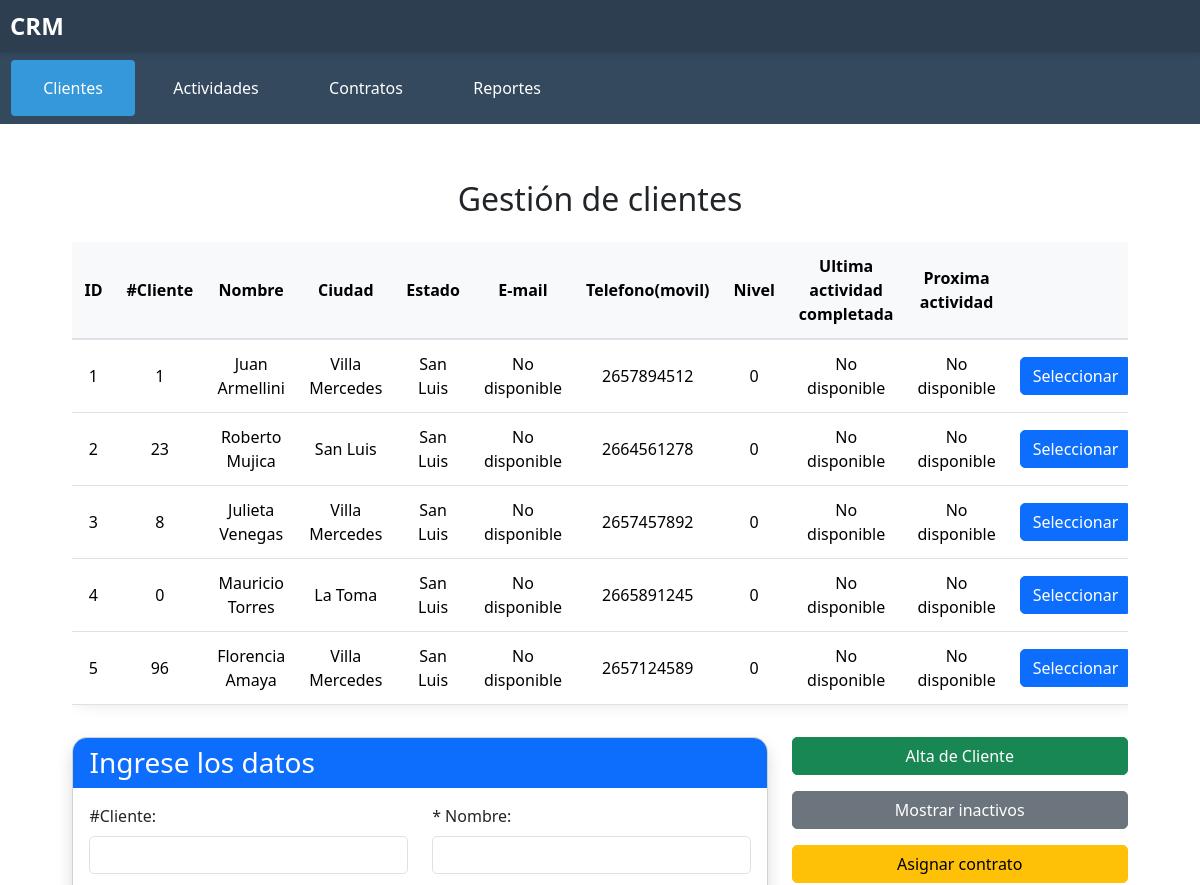
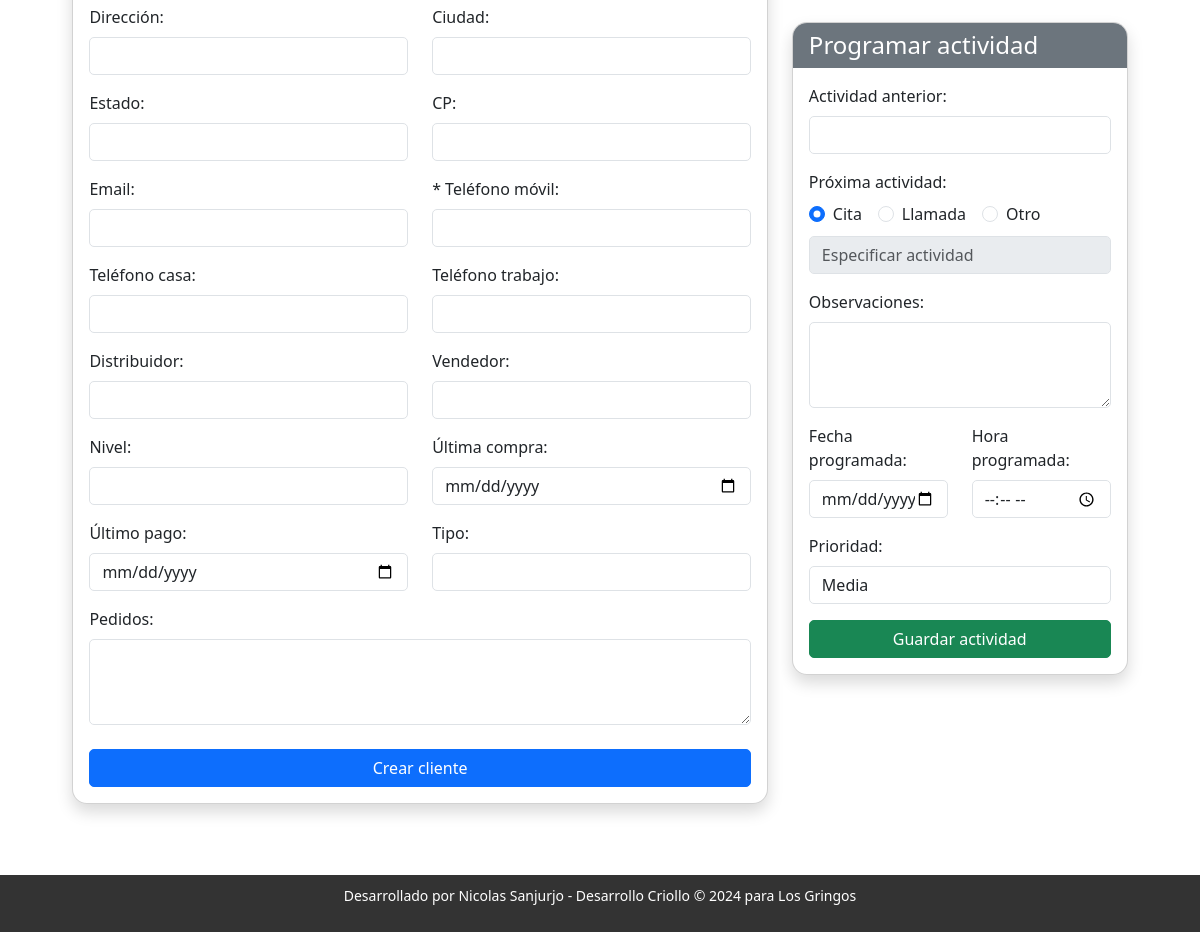
/clientes/, run on the app's committed database (2 pictures, top to bottom).
### main/models.py (models this page shows, shortened)
class Cliente(models.Model):
    numero_cliente = models.SmallIntegerField()
    nombre = models.CharField(max_length=100)
    direccion = models.CharField(max_length=140, default="No disponible", blank=True, null=True)
    ciudad = models.CharField(max_length=140, default="No disponible", blank=True, null=True)
    estado = models.CharField(max_length=140, default="No disponible", blank=True, null=True)
    cp = models.CharField(max_length=10, default="No disponible", blank=True, null=True)
    email = models.EmailField(blank=True, null=True)
    telefono_casa = models.CharField(max_length=20, default="No disponible", blank=True, null=True)
    telefono_trabajo = models.CharField(max_length=20, default="No disponible", blank=True, null=True)
    telefono_movil = models.CharField(max_length=20, default="No disponible", blank=True, null=True)
    distribuidor = models.CharField(max_length=25, default="No disponible", blank=True, null=True)
    vendedor = models.CharField(max_length=25, default="No disponible", blank=True, null=True)
    nivel = models.SmallIntegerField(blank=True, null=True)
    ultima_compra = models.CharField(max_length=140, default="No disponible")
    ultimo_pago = models.CharField(max_length=140, default="No disponible")
    pedidos = models.TextField(default="No disponible", blank=True, null=True)
    tipo = models.CharField(max_length=140, default="No disponible", blank=True, null=True)
    activo = models.BooleanField(default=True)  # True para activo, False para inactivo
    ultima_actividad = models.CharField(max_length=140, default="No disponible")
    proxima_actividad = models.CharField(max_length=140, default="No disponible")

### main/views.py (the view)
# urls.py: path('clientes/', views.clientes, name='clientes'),
def clientes(request):
    clientes = Cliente.objects.all()
    return render(request, 'main/clientes.html', {'clientes': clientes})

### templates/main/clientes.html (shortened to what this page needs)
{% extends "main/index.html" %}
{% load static %}
{% block css %}<link rel="stylesheet" type="text/css" href="{% static 'css/clientes.css' %}">{% endblock  %}
{% block content %}
<div class="container mt-4">
  <h2 class="text-center mb-4">Gestión de clientes</h2>
  <div class="table-responsive">
    <table id="clientesTable" class="table table-hover">
      <thead class="table-light">
        <tr>
          <th>ID</th>
          <th>#Cliente</th>
          <th>Nombre</th>
          <th>Ciudad</th>
          <th>Estado</th>
          <th>E-mail</th>
          <th>Telefono(movil)</th>
          <th>Nivel</th>
          <th>Ultima actividad completada</th>
          <th>Proxima actividad</th>
          <th></th>
        </tr>
      </thead>
      <tbody>
        {% for cliente in clientes %}
        {% if cliente.activo %}
        <tr class="cliente-row" data-id="{{ cliente.id }}"
            data-numcliente="{{ cliente.numero_cliente }}"
            data-nombre="{{ cliente.nombre }}"
            data-direccion="{{ cliente.direccion }}"
            data-ciudad="{{ cliente.ciudad }}"
            data-estado="{{ cliente.estado }}"
            data-cp="{{ cliente.cp }}"
            data-email="{{ cliente.email }}"
            data-telcasa="{{ cliente.telefono_casa }}"
            data-teltrabajo="{{ cliente.telefono_trabajo }}"
            data-telmovil="{{ cliente.telefono_movil }}"
            data-distribuidor="{{ cliente.distribuidor }}"
            data-vendedor="{{ cliente.vendedor }}"
            data-nivel="{{ cliente.nivel }}"
            data-ultimacompra="{{ cliente.ultima_compra }}"
            data-ultimopago="{{ cliente.ultimo_pago }}"
            data-pedidos="{{ cliente.pedidos }}"
            data-tipo="{{ cliente.tipo }}"
            data-ultima-actividad="{{ cliente.ultima_actividad }}">
            <td>{{ cliente.id }}</td>
            <td>{{ cliente.numero_cliente }}</td>
            <td>{{ cliente.nombre }}</td>
            <td>{{ cliente.ciudad }}</td>
            <td>{{ cliente.estado }}</td>
            <td>{{ cliente.email }}</td>
            <td>{{ cliente.telefono_movil }}</td>
            <td>{{ cliente.nivel }}</td>
            <td>{{ cliente.ultima_actividad|default:"No disponible" }}</td>
            <td>{{ cliente.proxima_actividad|default:"No disponible" }}</td>
          <td><button type="button" class="btn btn-primary seleccionar-cliente">Seleccionar</button></td>
        </tr>
        {% endif %}
        {% endfor %}
      </tbody>
    </table>
  </div>
  <div class="row">
    <div class="col-lg-8 mb-4">
      <div class="card shadow">
        <div class="card-header bg-primary text-white">
          <h3 id="formTitle" class="card-title mb-0">Ingrese los datos</h3>
        </div>
        <div class="card-body">
          <form id="clienteForm" method="POST" action="">
            <div class="row mb-3">
              <div class="col-md-6">
                <label for="#cliente" class="form-label">#Cliente:</label>
                <input type="text" id="numcliente" name="numcliente" class="form-control">
              </div>
              <div class="col-md-6">
                <label for="nombre" class="form-label">* Nombre:</label>
                <input type="text" id="nombre" name="nombre" class="form-control" required>
              </div>
            </div>
            <div class="row mb-3">
              <div class="col-md-6">
                <label for="direccion" class="form-label">Dirección:</label>
                <input type="text" id="direccion" name="direccion" class="form-control">
              </div>
              <div class="col-md-6">
                <label for="ciudad" class="form-label">Ciudad:</label>
                <input type="text" id="ciudad" name="ciudad" class="form-control">
              </div>
            </div>
            <div class="row mb-3">
              <div class="col-md-6">
                <label for="estado" class="form-label">Estado:</label>
                <input type="text" id="estado" name="estado" class="form-control">
              </div>
              <div class="col-md-6">
                <label for="CP" class="form-label">CP:</label>
                <input type="text" id="CP" name="CP" class="form-control">
              </div>
            </div>
            <div class="row mb-3">
              <div class="col-md-6">
                <label for="email" class="form-label">Email:</label>
                <input type="email" id="email" name="email" class="form-control">
              </div>
              <div class="col-md-6">
                <label for="telmovil" class="form-label">* Teléfono móvil:</label>
                <input type="text" id="telmovil" name="telmovil" class="form-control" required>
              </div>
            </div>
            <div class="row mb-3">
              <div class="col-md-6">
                <label for="telcasa" class="form-label">Teléfono casa:</label>
                <input type="text" id="telcasa" name="telcasa" class="form-control">
              </div>
              <div class="col-md-6">
                <label for="teltrabajo" class="form-label">Teléfono trabajo:</label>
                <input type="textr" id="teltrabajo" name="teltrabajo" class="form-control">
              </div>
            </div>
            <div class="row mb-3">
              <div class="col-md-6">
                <label for="distribuidor" class="form-label">Distribuidor:</label>
                <input type="text" id="distribuidor" name="distribuidor" class="form-control">
              </div>
              <div class="col-md-6">
                <label for="vendedor" class="form-label">Vendedor:</label>
                <input type="text" id="vendedor" name="vendedor" class="form-control">
              </div>
            </div>
            <div class="row mb-3">
              <div class="col-md-6">
                <label for="nivel" class="form-label">Nivel:</label>
                <input type="text" id="nivel" name="nivel" class="form-control">
              </div>
              <div class="col-md-6">
                <label for="ultimacompra" class="form-label">Última compra:</label>
                <input type="date" id="ultimacompra" name="ultimacompra" class="form-control">
              </div>
            </div>
            <div class="row mb-3">
              <div class="col-md-6">
                <label for="ultimopago" class="form-label">Último pago:</label>
                <input type="date" id="ultimopago" name="ultimopago" class="form-control">
              </div>
              <div class="col-md-6">
                <label for="tipo" class="form-label">Tipo:</label>
                <input type="text" id="tipo" name="tipo" class="form-control">
              </div>
            </div>
            <div class="row mb-3">
              <div class="col-md-12">
                <label for="pedidos" class="form-label">Pedidos:</label>
                <textarea id="pedidos" name="pedidos" class="form-control" rows="3"></textarea>
              </div>
            </div>
            <div class="mt-4">
              <button type="submit" id="createClient" class="btn btn-primary w-100">Crear cliente</button>
            </div>
          </form>
        </div>
      </div>
    </div>
    <div class="col-lg-4">
      <div class="d-flex flex-column gap-3 mb-4">
        <button id="newClientButton" class="btn btn-success w-100">Alta de Cliente</button>
        <button id="showInactiveClients" class="btn btn-secondary w-100">Mostrar inactivos</button>
        <button id="asignarContrato" class="btn btn-warning w-100">Asignar contrato</button>
      </div>
      <div class="card shadow">
        <div class="card-header bg-secondary text-white">
          <h4 class="mb-0">Programar actividad</h4>
        </div>
        <div class="card-body">
          <form id="activityForm" method="POST" action="">
            <div class="mb-3">
              <label for="actividadRealizada" class="form-label">Actividad anterior:</label>
              <input type="text" id="actividadRealizada" name="actividadRealizada" class="form-control" readonly>
            </div>
            <div class="mb-3">
              <label for="proximaActividad" class="form-label">Próxima actividad:</label>
              <div class="d-flex gap-3 align-items-center">
                <div class="form-check">
                  <input class="form-check-input" type="radio" name="tipoActividad" id="actividadCita" value="Cita" checked>
                  <label class="form-check-label" for="actividadCita">Cita</label>
                </div>
                <div class="form-check">
                  <input class="form-check-input" type="radio" name="tipoActividad" id="actividadLlamada" value="Llamada">
                  <label class="form-check-label" for="actividadLlamada">Llamada</label>
                </div>
                <div class="form-check">
                  <input class="form-check-input" type="radio" name="tipoActividad" id="actividadOtro" value="Otro">
                  <label class="form-check-label" for="actividadOtro">Otro</label>
                </div>
              </div>
              <input type="text"  maxlength="25" id="proximaActividad" name="proximaActividad" class="form-control mt-2" placeholder="Especificar actividad" disabled required>
            </div>
            <div class="mb-3">
              <label for="observaciones" class="form-label">Observaciones:</label>
              <textarea id="observaciones" name="observaciones" class="form-control" rows="3"></textarea>
            </div>
            <div class="row">
              <div class="col-md-6 mb-3">
                <label for="fechaProgramada" class="form-label">Fecha programada:</label>
                <input type="date" id="fechaProgramada" name="fechaProgramada" class="form-control" required>
              </div>
              <div class="col-md-6 mb-3">
                <label for="horaProgramada" class="form-label">Hora programada:</label>
                <input type="time" id="horaProgramada" name="horaProgramada" class="form-control">
              </div>
            </div>
            <div class="mb-3">
              <label for="prioridad" class="form-label">Prioridad:</label>
              <select id="prioridad" name="prioridad" class="form-control" required>
                <option value="Media" selected>Media</option>
              </select>
            </div>
            <button type="submit" id="saveActivity" class="btn btn-success w-100">Guardar actividad</button>
          </form>
      </div>
    </div>
  </div>
</div>
</div>
<link rel="stylesheet" href="https://cdn.datatables.net/2.1.8/css/dataTables.dataTables.min.css">
{% endblock %}

### templates/main/index.html (shortened to what this page needs)
<!DOCTYPE html>
<html lang="en">
<head>
  <link href="https://cdn.jsdelivr.net/npm/bootstrap@5.3.3/dist/css/bootstrap.min.css" rel="stylesheet">
  {% block css %}{% endblock css %}
</head>
<body>
  <div class="navbar">
    <div class="logo" style="margin-left: 10px">CRM</div>
  </div>
  <div class="tab-container">
    <a href="{% url 'clientes' %}" class="tab">Clientes</a>
    <a href="{% url 'actividadesHoy' %}" class="tab">Actividades</a>
    <a href="{% url 'contratos' %}" class="tab">Contratos</a>
    <a href="{% url 'reportes' %}" class="tab">Reportes</a>
  </div>
  <div class="content">
    {% block content %}{% endblock %}
  </div>
  <footer class="footer">
    <div class="container text-center">
        <p>Desarrollado por Nicolas Sanjurjo - Desarrollo Criollo &copy; 2024 para Los Gringos</p>
    </div>
  </footer>
</body>
</html>

### static/css/clientes.css (style rules this page uses)
.container { max-width: 95%; margin: 0 auto; }
.table-responsive { overflow-x: auto; }
.table { width: 100%; margin-bottom: 2rem; background-color: #fff; border-radius: 15px; box-shadow: 0 0 15px rgba(0, 0, 0, 0.1); }
.table th, .table td { text-align: center; vertical-align: middle; padding: 0.75rem; }
.table thead th { background-color: #f8f9fa; border-bottom: 2px solid #dee2e6; text-align: center !important; }
.card { border-radius: 15px; overflow: hidden; margin-bottom: 2rem; }
.card-header { background-color: #007bff; color: white; border-bottom: 0; }
.btn { border-radius: 5px; }
.form-control { border-radius: 5px; }

### templates/main/index.html (style rules this page uses)
:root { --primary: #2c3e50; --secondary: #34495e; --accent: #3498db; --light: #ecf0f1; --success: #2ecc71; }
body { font-family: 'Segoe UI', Tahoma, Geneva, Verdana, sans-serif; margin: 0; padding: 0; background: #f5f6fa; }
.navbar { background: var(--primary); padding: 1rem; color: white; box-shadow: 0 2px 5px rgba(0,0,0,0.1); display: flex; justify-content: space-between; align-items: center; }
.logo { font-size: 1.5rem; font-weight: bold; }
.tab-container { display: flex; background: var(--secondary); padding: 0.5rem; justify-content: left; }
.tab { padding: 1rem 2rem; color: white; cursor: pointer; transition: background 0.3s; border-radius: 4px; margin: 0 0.2rem; text-decoration: none; }
.tab.active { background: var(--accent); }
.content { padding: 2rem; margin-bottom: 40px; }
.footer { position: fixed; bottom: 0; left: 0; width: 100%; background-color: #333; color: white; padding: 10px; text-align: center; font-size: 14px; }
.footer p { margin-top: 0px; }

### data on the page
Cliente: id "1", numero_cliente "1", nombre "Juan Armellini", ciudad "Villa Mercedes", estado "San Luis", email "No disponible", telefono_movil "2657894512", nivel "0", ultima_actividad "No disponible", proxima_actividad "No disponible"
Cliente: id "2", numero_cliente "23", nombre "Roberto Mujica", ciudad "San Luis", estado "San Luis", email "No disponible", telefono_movil "2664561278", nivel "0", ultima_actividad "No disponible", proxima_actividad "No disponible"
Cliente: id "3", numero_cliente "8", nombre "Julieta Venegas", ciudad "Villa Mercedes", estado "San Luis", email "No disponible", telefono_movil "2657457892", nivel "0", ultima_actividad "No disponible", proxima_actividad "No disponible"
Cliente: id "4", numero_cliente "0", nombre "Mauricio Torres", ciudad "La Toma", estado "San Luis", email "No disponible", telefono_movil "2665891245", nivel "0", ultima_actividad "No disponible", proxima_actividad "No disponible"
Cliente: id "5", numero_cliente "96", nombre "Florencia Amaya", ciudad "Villa Mercedes", estado "San Luis", email "No disponible", telefono_movil "2657124589", nivel "0", ultima_actividad "No disponible", proxima_actividad "No disponible"
